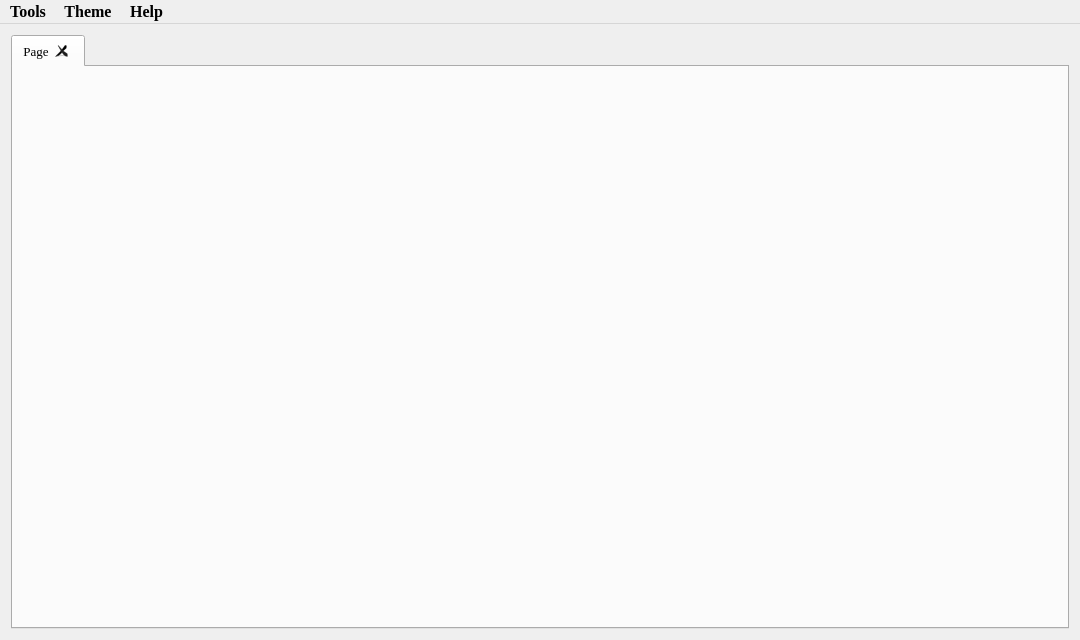
<?xml version="1.0" encoding="UTF-8"?>
<ui version="4.0">
 <class>MainWindow</class>
 <widget class="QMainWindow" name="MainWindow">
  <property name="windowModality">
   <enum>Qt::WindowModality::NonModal</enum>
  </property>
  <property name="geometry">
   <rect>
    <x>0</x>
    <y>0</y>
    <width>1080</width>
    <height>640</height>
   </rect>
  </property>
  <property name="minimumSize">
   <size>
    <width>1080</width>
    <height>640</height>
   </size>
  </property>
  <property name="font">
   <font>
    <family>Times New Roman</family>
    <pointsize>12</pointsize>
    <bold>true</bold>
   </font>
  </property>
  <property name="windowTitle">
   <string/>
  </property>
  <property name="windowIcon">
   <iconset resource="res.qrc">
    <normaloff>:/images/images/app.ico</normaloff>:/images/images/app.ico</iconset>
  </property>
  <property name="windowOpacity">
   <double>1.000000000000000</double>
  </property>
  <property name="styleSheet">
   <string notr="true"/>
  </property>
  <property name="iconSize">
   <size>
    <width>100</width>
    <height>100</height>
   </size>
  </property>
  <property name="unifiedTitleAndToolBarOnMac">
   <bool>false</bool>
  </property>
  <widget class="QWidget" name="centralWidget">
   <layout class="QGridLayout" name="gridLayout">
    <item row="0" column="0">
     <widget class="QTabWidget" name="Tab_MainWindow">
      <property name="font">
       <font>
        <family>Times New Roman</family>
        <pointsize>10</pointsize>
        <bold>false</bold>
       </font>
      </property>
      <property name="cursor">
       <cursorShape>ArrowCursor</cursorShape>
      </property>
      <property name="tabShape">
       <enum>QTabWidget::TabShape::Rounded</enum>
      </property>
      <property name="documentMode">
       <bool>false</bool>
      </property>
      <property name="tabsClosable">
       <bool>true</bool>
      </property>
      <property name="movable">
       <bool>true</bool>
      </property>
      <property name="tabBarAutoHide">
       <bool>false</bool>
      </property>
      <widget class="QWidget" name="Tab">
       <attribute name="title">
        <string>Page</string>
       </attribute>
      </widget>
     </widget>
    </item>
   </layout>
  </widget>
  <widget class="QMenuBar" name="menuBar">
   <property name="geometry">
    <rect>
     <x>0</x>
     <y>0</y>
     <width>1080</width>
     <height>20</height>
    </rect>
   </property>
   <widget class="QMenu" name="menu">
    <property name="title">
     <string>Tools </string>
    </property>
    <property name="separatorsCollapsible">
     <bool>false</bool>
    </property>
    <property name="toolTipsVisible">
     <bool>true</bool>
    </property>
    <addaction name="act_RAW_Tuning_Tool"/>
    <addaction name="separator"/>
    <addaction name="act_YUV_Viewer"/>
    <addaction name="separator"/>
    <addaction name="act_RGB_Viewer"/>
    <addaction name="separator"/>
    <addaction name="act_linkboard"/>
    <addaction name="separator"/>
    <addaction name="act_Exit"/>
   </widget>
   <widget class="QMenu" name="menuHelp">
    <property name="tearOffEnabled">
     <bool>false</bool>
    </property>
    <property name="title">
     <string>Help </string>
    </property>
    <property name="toolTipsVisible">
     <bool>true</bool>
    </property>
    <widget class="QMenu" name="menuContact_Us">
     <property name="title">
      <string>Contact  Us</string>
     </property>
     <addaction name="actionauthor_YDJ"/>
     <addaction name="actionhu"/>
    </widget>
    <addaction name="act_About"/>
    <addaction name="separator"/>
    <addaction name="actionUser_Manual"/>
    <addaction name="menuContact_Us"/>
   </widget>
   <widget class="QMenu" name="menuTheme">
    <property name="title">
     <string>Theme </string>
    </property>
    <property name="separatorsCollapsible">
     <bool>false</bool>
    </property>
    <addaction name="act_Dark_Theme"/>
    <addaction name="separator"/>
    <addaction name="act_Light_Theme"/>
   </widget>
   <addaction name="menu"/>
   <addaction name="menuTheme"/>
   <addaction name="menuHelp"/>
  </widget>
  <action name="act_RAW_Tuning_Tool">
   <property name="text">
    <string>RAW  Tuning Tool</string>
   </property>
   <property name="toolTip">
    <string>ISP全流程调试</string>
   </property>
   <property name="font">
    <font>
     <family>Times New Roman</family>
     <pointsize>10</pointsize>
    </font>
   </property>
  </action>
  <action name="act_YUV_Viewer">
   <property name="text">
    <string>YUV  Image  Viewer</string>
   </property>
   <property name="toolTip">
    <string>YUV图像查看器</string>
   </property>
   <property name="font">
    <font>
     <family>Times New Roman</family>
     <pointsize>10</pointsize>
    </font>
   </property>
  </action>
  <action name="act_linkboard">
   <property name="text">
    <string>Connect  to  Board</string>
   </property>
   <property name="toolTip">
    <string>硬件参数配置</string>
   </property>
   <property name="font">
    <font>
     <family>Times New Roman</family>
     <pointsize>10</pointsize>
    </font>
   </property>
  </action>
  <action name="act_Exit">
   <property name="text">
    <string>Exit </string>
   </property>
   <property name="toolTip">
    <string>退出</string>
   </property>
   <property name="font">
    <font>
     <family>Times New Roman</family>
     <pointsize>10</pointsize>
    </font>
   </property>
  </action>
  <action name="act_About">
   <property name="text">
    <string>About  MCISP</string>
   </property>
   <property name="font">
    <font>
     <family>Times New Roman</family>
     <pointsize>10</pointsize>
    </font>
   </property>
  </action>
  <action name="act_RGB_Viewer">
   <property name="text">
    <string>RGB  Image  Viewer</string>
   </property>
   <property name="font">
    <font>
     <family>Times New Roman</family>
     <pointsize>10</pointsize>
    </font>
   </property>
  </action>
  <action name="act_Dark_Theme">
   <property name="checkable">
    <bool>true</bool>
   </property>
   <property name="checked">
    <bool>true</bool>
   </property>
   <property name="text">
    <string>Dark Theme</string>
   </property>
   <property name="font">
    <font>
     <bold>true</bold>
    </font>
   </property>
  </action>
  <action name="act_Light_Theme">
   <property name="checkable">
    <bool>true</bool>
   </property>
   <property name="text">
    <string>Light Theme</string>
   </property>
   <property name="font">
    <font>
     <bold>true</bold>
    </font>
   </property>
  </action>
  <action name="actionauthor_YDJ">
   <property name="text">
    <string>杨德杰</string>
   </property>
  </action>
  <action name="actionUser_Manual">
   <property name="text">
    <string>User Manual</string>
   </property>
  </action>
  <action name="actionhu">
   <property name="text">
    <string>胡菁文</string>
   </property>
  </action>
 </widget>
 <layoutdefault spacing="6" margin="11"/>
 <resources>
  <include location="res.qrc"/>
 </resources>
 <connections>
  <connection>
   <sender>act_Exit</sender>
   <signal>triggered()</signal>
   <receiver>MainWindow</receiver>
   <slot>close()</slot>
   <hints>
    <hint type="sourcelabel">
     <x>-1</x>
     <y>-1</y>
    </hint>
    <hint type="destinationlabel">
     <x>507</x>
     <y>314</y>
    </hint>
   </hints>
  </connection>
 </connections>
</ui>
